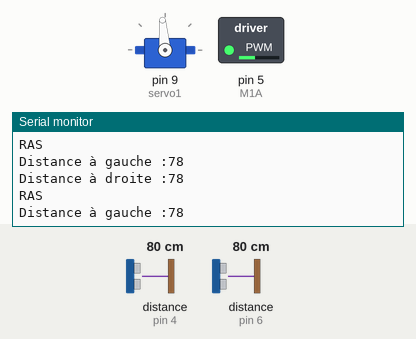
A sketch run on a simulated Arduino Uno, built with avr-gcc and run on an emulated ATmega328P. Shown: servo, switched loads named in the sketch (green lamp = pin HIGH), the last lines printed to the serial monitor. Wiring (inferred from the names in the program): 2 × ultrasonic range finder: trigger pin 2, echo pin 4 / trigger pin 7, echo pin 6. The inputs (shaded band) are chosen by the test bench; at power-on: distance to the obstacle (sensors on pin 4, pin 6) 80 cm. The echo pulse lasts 58.3 µs per cm; pins used as bus, display or sensor lines are not drawn.

Above: at 4.5 s.
4.6 s: distance to the obstacle (sensor on pin 4) set to 9 cm
At 5.3 s:
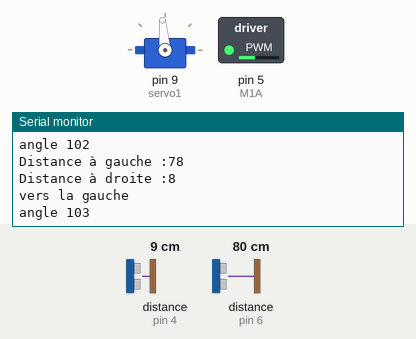
7.6 s: distance to the obstacle (sensor on pin 4) set to 12 cm
At 8.4 s:
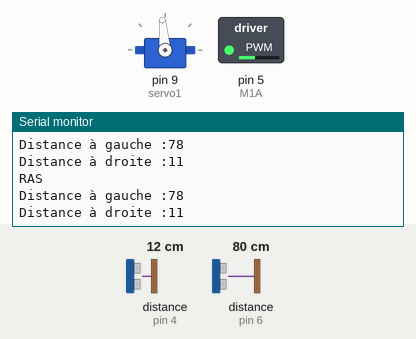
Timing chart, 0 to 10.6 s (numbered marks = the images above; inputs shaded):
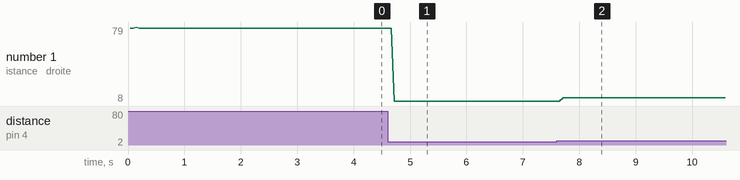

Measured:
- the behaviour switches between 10 and 11 cm on distance to the obstacle (sensor on pin 4) (found by bisection; images 1 and 2)
- after the input at 4.6 s, the serial monitor: prints a new line after 0.12 s (image 1)
- plotted number 1: 78 → 8 after the input at 4.6 s

The sketch:

rotation_servomoteurs.ino
```cpp
const int trig = 2; //ports associés au premier capteur à ultrasons placé sur la droite du robot
const int echo = 4;
const int trig2 = 7; //ports associés au deuxième capteur à ultrasons placé sur la gauche du robot
const int echo2 = 6;

int M1B = 6; //ports associés au moteur pas encore utilisés ici
int M1A = 5;
int i = 1;
int angle = 95; //angle du servomoteur, le servomoteur va de 0 à 180° avec une erreur de précision d'environ 5°, donc l'angle par défaut est 95°
int distance_droite = 0;
int distance_gauche = 0;
#include <Servo.h>
#include "Tourner.h"
#include "Detection.h"
Servo servo1;

void setup() {
  servo1.attach(9);
  pinMode(M1B, OUTPUT);
  pinMode(M1A, OUTPUT);
  pinMode(trig, OUTPUT);
  pinMode(echo, INPUT);
  pinMode(trig2, OUTPUT);
  pinMode(echo2, INPUT);
  Serial.begin(9600);
  digitalWrite(M1B, LOW);
  analogWrite(M1A, 100);
  servo1.write(angle); //le servomoteur va à la position de l'angle par défaut
}
void loop() {
  Detection detecter;
  detecter.mesure_distance(trig, echo, trig2, echo2, distance_droite, distance_gauche);
  detecter.detection_obstacle(distance_droite, distance_gauche, angle, i, servo1);

}
```

Detection.cpp
```cpp
#include <Arduino.h>
#include "Detection.h"
#include <Servo.h>

Detection::Detection(){}

Detection::~Detection(){}

void Detection::mesure_distance(int trig, int echo, int trig2, int echo2, int &distance_droite, int &distance_gauche) //fonction ayant pour but d'utiliser les capteurs à ultrasons
// afin de mesurer les distances entre le robot et un obstacle à gauche et à droite
{
  digitalWrite(trig,HIGH); //le port trig du capteur lance un ultrason
  delayMicroseconds(10);
  digitalWrite(trig,LOW);
  distance_droite = pulseIn(echo,HIGH)/2*0.034; // echo prends le temps de l'aller-retour de l'ultrason, on convertit ce temps en distance en mm.
  digitalWrite(trig2,HIGH);// même opération pour le second capteur
  delayMicroseconds(10);
  digitalWrite(trig2,LOW);
  distance_gauche = pulseIn(echo2,HIGH)/2*0.034;
  Serial.print("Distance à gauche :");
  Serial.println(distance_gauche);
  Serial.print("Distance à droite :");
  Serial.println(distance_droite);
}

void Detection::detection_obstacle(int &distance_droite, int &distance_gauche, int &angle, int i, Servo servo1)
{
  if (distance_droite > 10 and distance_gauche > 10){
    tourner.toutdroit(angle, servo1); //si les obstacles sont trop loins; il n'y a pas besoin de tourner
  }
  else if (distance_droite > distance_gauche or distance_droite <=10 and distance_gauche <=10){
    tourner.tourneradroite(angle, servo1, i); // si la distance du capteur de gauche est inférieure à celle de droite, l'obstacle est proche et à gauche, il faut donc tourner à droite
  }                                           // Nous avons aussi décidé qu'en cas de distance égale, le robot tournerai à droite.
                                              // De manière arbitraire, nous avons décidé qu'un obstacle est proche à partir d'une distance de 10mm, mais cette valeur changera après les tests en pratique
  else if (distance_droite < distance_gauche){
    tourner.tourneragauche(angle, servo1, i); // si la distance du capteur de droite est inférieure à celle de gauche, l'obstacle est proche et à droite, il faut donc tourner à gauche
  }
}
```

Detection.h
```cpp
#ifndef Detection_h
#define Detection_h
#include "Tourner.h"
#include <Servo.h>
class Detection
{
private:
  Tourner tourner;
public:
  Detection();
  ~Detection();
  void mesure_distance(int trig, int echo, int trig2, int echo2, int &distance_droite, int &distance_gauche);
  void detection_obstacle(int &distance_droite, int &distance_gauche, int &angle, int i, Servo servo1);


};
#endif
```

Tourner.cpp
```cpp
#include "Tourner.h"
#include <Arduino.h>
#include <Servo.h>

Tourner::Tourner(){}

Tourner::~Tourner(){}

//Nous avons décidé de tourner de manière progressivement en modifiant progressivement l'angle dans le but d'avoir un mouvement plus fluide en pratique

void Tourner::tourneradroite(int &angle, Servo servo1, int i) //rotation vers la droite
{
  Serial.println("vers la droite");
  angle-=i; //Pour aller vers la droite, nous pensons qu'il faut réduire l'angle du servomoteur, cela changera en fonction de l'orientation finale du servomoteur
  Serial.print("angle ");
  Serial.println(angle);
  servo1.write(angle);
}

void Tourner::tourneragauche(int &angle, Servo servo1, int i) //rotation vers la gauche
{
  Serial.println("vers la gauche");
  angle +=i; //Pour aller vers la gauche, nous pensons qu'il faut augmenter l'angle du servomoteur, cela changera en fonction de l'orientation finale du servomoteur
  Serial.print("angle ");
  Serial.println(angle);
  servo1.write(angle);
}

void Tourner::toutdroit(int &angle, Servo servo1) //le robot avance sans tourner
{
  Serial.println("RAS");
  //angle = 95;  En théorie, s'il n'y a pas d'obstacles, le robot devrait se remettre droit, en pratique, le servomoteur se comporte bizarrement quand il est remis à la position par défaut brutalement
  //servo1.write(angle);  // cette partie reste pour l'instant en commentaire le temps que l'on trouve une alternative
  //delay(10);
}

void Tourner::controle_angles_limites(int &angle) // fonction présente pour éviter que le servomoteur dépasse ses positions limites (0 et 180°)
{
  if (angle > 180) {angle = 180;}
  else if (angle < 0) {angle = 0;}
}
```

Tourner.h
```cpp
#ifndef Tourner_h
#define Tourner_h
#include <Servo.h>
class Tourner
{
private:


public:
  Tourner();
  ~Tourner();
  void tourneradroite(int &angle, Servo servo1, int i);
  void tourneragauche(int &angle, Servo servo1, int i);
  void toutdroit(int &angle, Servo servo1);
  void controle_angles_limites(int &angle);

};

#endif
```
